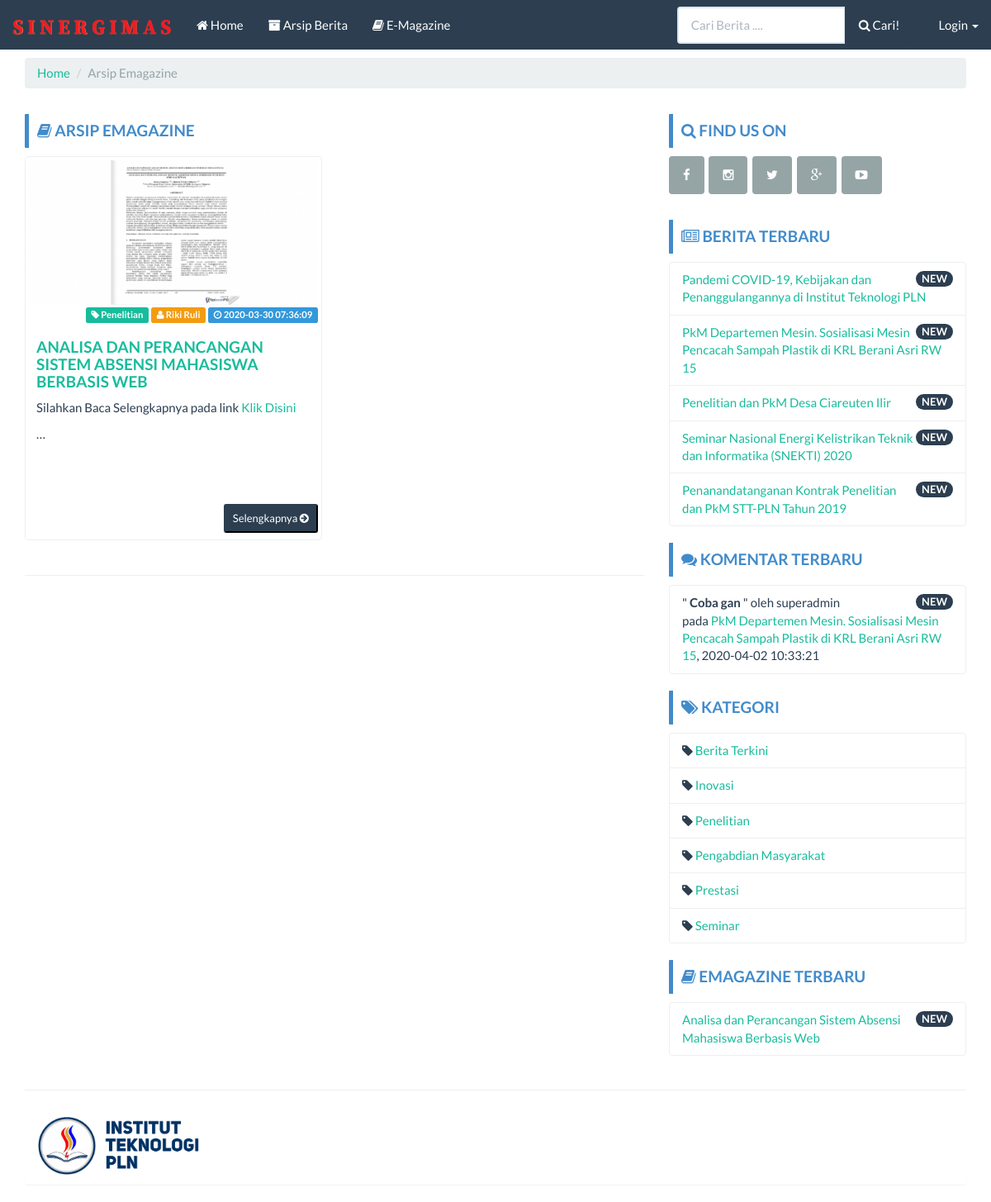
/index.php/emagazine/arsip_emagazine, run on the app's committed database.
### tables this page shows
CREATE TABLE `emagazine` (
  `id_emag` int(11) NOT NULL,
  `judul_emag` varchar(100) NOT NULL,
  `judul_seo` varchar(100) NOT NULL,
  `isi_link` text NOT NULL,
  `kategori` varchar(25) NOT NULL,
  `author` char(20) NOT NULL,
  `publish` char(7) NOT NULL,
  `userfile` text NOT NULL,
  `userfile_type` char(10) NOT NULL,
  `userfile_size` int(11) NOT NULL,
  `uploader` char(20) NOT NULL,
  `time_upload` datetime NOT NULL DEFAULT current_timestamp(),
  `updater` char(20) NOT NULL,
  `time_update` datetime NOT NULL DEFAULT current_timestamp()
);

CREATE TABLE `berita` (
  `id_berita` int(11) NOT NULL,
  `judul_berita` varchar(100) NOT NULL,
  `judul_seo` varchar(100) NOT NULL,
  `isi_berita` text NOT NULL,
  `kategori` varchar(25) NOT NULL,
  `author` char(20) NOT NULL,
  `publish` char(7) NOT NULL,
  `userfile` text NOT NULL,
  `userfile_type` char(10) NOT NULL,
  `userfile_size` int(11) NOT NULL,
  `uploader` char(20) NOT NULL,
  `time_upload` datetime NOT NULL DEFAULT current_timestamp(),
  `updater` char(20) NOT NULL,
  `time_update` datetime NOT NULL DEFAULT current_timestamp()
);

CREATE TABLE `komentar` (
  `id_komentar` int(11) NOT NULL,
  `nama` char(20) NOT NULL DEFAULT '0',
  `id_berita` int(11) DEFAULT NULL,
  `isi_komentar` text DEFAULT NULL,
  `status` char(5) DEFAULT NULL,
  `time_upload` datetime NOT NULL DEFAULT current_timestamp(),
  `verifikator` char(20) DEFAULT NULL,
  `time_verif` datetime NOT NULL DEFAULT current_timestamp() ON UPDATE current_timestamp()
);

CREATE TABLE `kategori` (
  `id_kategori` int(11) NOT NULL,
  `judul_kategori` varchar(25) NOT NULL,
  `kategori_seo` varchar(25) NOT NULL
);

### application/controllers/Emagazine.php (called while the page is built, shortened)
<?php
class Emagazine extends CI_Controller{
    function __construct()
    {
        $this->load->model('Berita_model');
        $this->load->model('Featured_model');
        $this->load->model('Kategori_model');
        $this->load->model('Emagazine_model');
        $this->data['get_all_berita_sidebar']        = $this->Berita_model->get_all_berita_sidebar();
        $this->data['get_all_kategori_sidebar']      = $this->Kategori_model->get_all_kategori_sidebar();
        $this->data['get_all_komentar_sidebar']      = $this->Berita_model->get_all_komentar_sidebar();
        $this->data['get_all_emagazine_sidebar']     = $this->Emagazine_model->get_all_emagazine_sidebar();
        $this->data['get_all_komentar_emag_sidebar'] = $this->Emagazine_model->get_all_komentar_sidebar();
    }
    public function arsip_emagazine(){
        $this->data['page'] = "Arsip Emagazine";
        $this->data['title'] = "Portal Berita CI";
        $this->load->library('pagination');
        $config['per_page'] = 6;
        $dari = $this->uri->segment('4');
        $this->data['arsip'] = $this->Emagazine_model->get_all_arsip($config['per_page'], $dari);
        $this->load->view('front/emagazine/arsip', $this->data);
    }
}

### index.php (called while the page is built, shortened)
<?php
require_once BASEPATH.'core/CodeIgniter.php';

### application/models/Emagazine_model.php (called while the page is built, shortened)
<?php if (!defined('BASEPATH')) exit('No direct script access allowed');
class Emagazine_model extends CI_Model
{
	public $table = 'emagazine';
	public $id    = 'id_emag';
	public $order = 'DESC';
	function get_all_emagazine_sidebar()
	{
		$this->db->limit(5);
		$this->db->where('publish', 'ya');
		$this->db->order_by($this->id, $this->order);
		return $this->db->get($this->table)->result();
	}
	function get_all_komentar_sidebar()
	{
		$this->db->from($this->table);
		$this->db->where('status', 'ya');
		$this->db->limit(5);
		$this->db->order_by('time_verif', $this->order);
		$this->db->join('komentar_emag', 'emagazine.id_emag = komentar_emag.id_emag');
		return $this->db->get()->result();
	}
	function get_all_arsip($per_page, $dari)
	{
		$query = $this->db->get($this->table, $per_page, $dari);
		return $query->result();
	}
}

### application/models/Berita_model.php (called while the page is built, shortened)
<?php  if ( ! defined('BASEPATH')) exit('No direct script access allowed');
class Berita_model extends CI_Model
{
  public $table = 'berita';
  public $id    = 'id_berita';
  public $order = 'DESC';
  function get_all_berita_sidebar()
  {
    $this->db->limit(5);
    $this->db->where('publish','ya');
    $this->db->order_by($this->id, $this->order);
    return $this->db->get($this->table)->result();
  }
  function get_all_komentar_sidebar()
  {
    $this->db->from($this->table);
    $this->db->where('status', 'ya');
    $this->db->limit(5);
    $this->db->order_by('time_verif', $this->order);
    $this->db->join('komentar', 'berita.id_berita = komentar.id_berita');
    return $this->db->get()->result();
  }
}

### application/models/Kategori_model.php (called while the page is built, shortened)
<?php  if ( ! defined('BASEPATH')) exit('No direct script access allowed');
class Kategori_model extends CI_Model
{
  public $table = 'kategori';
  function get_all_kategori_sidebar()
  {
    $this->db->order_by('judul_kategori', 'asc');
    return $this->db->get($this->table)->result();
  }
}

### application/views/front/emagazine/arsip.php (the view, shortened to what this page needs)
<?php $this->load->view('front/home/header'); ?>
<?php $this->load->view('front/navbar'); ?>
<div class="container">
    <ol class="breadcrumb">
        <li><a href="<?php echo base_url() ?>">Home</a></li>
        <li class="active">Arsip Emagazine</li>
    </ol>
    <div class="row">
        <div class="col-md-8">
            <div class="bs-callout bs-callout-primary">
                <h4><i class="fa fa-book"></i> Arsip Emagazine</h4>
            </div>
            <div class="row">
                <?php
                foreach ($arsip as $emagazine_arsip) {
                    $caption = character_limiter($emagazine_arsip->isi_link, 150);
                ?>
                    <div class="col-sm-6 col-md-6">
                        <div class="thumbnail" style="height: 465px">
                            <?php
                            if (empty($emagazine_arsip->userfile)) {
                                echo "<img src='" . base_url() . "assets/images/no_image_thumb.png' width='400' height='200'>";
                            } else {
                                echo " <img src='" . base_url() . "assets/images/emag/" . $emagazine_arsip->userfile . '_thumb' . $emagazine_arsip->userfile_type . "'> ";
                            }
                            ?>
                            <div align="right">
                                <span class="label label-success"><i class="fa fa-tag"></i> <?php echo $emagazine_arsip->kategori ?></span>
                                <span class="label label-warning"><i class="fa fa-user"></i> <?php echo $emagazine_arsip->author ?></span>
                                <span class="label label-info"><i class="fa fa-clock-o"></i> <?php echo $emagazine_arsip->time_upload ?></span>
                            </div>
                            <div class="caption">
                                <h4><a href="<?php echo base_url("emagazine/read/$emagazine_arsip->judul_seo ") ?>"><?php echo $emagazine_arsip->judul_emag ?></a></h4>
                                <div style="text-align: justify;"><?php echo $caption ?></div>
                            </div>
                            <div style="position: absolute;bottom: 30px;right: 20px;">
                                <a href="<?php echo base_url("emagazine/read/$emagazine_arsip->judul_seo ") ?>">
                                    <button type="button" class="btn-sm btn-primary">
                                        Selengkapnya <i class="fa fa-arrow-circle-right"></i>
                                    </button>
                                </a>
                            </div>
                        </div>
                    </div>
                <?php } ?>
            </div>
            <hr>
        </div>
        <?php $this->load->view('front/sidebar'); ?>

### application/views/front/sidebar.php (shortened to what this page needs)
<div class="col-md-4">
	<div class="bs-callout bs-callout-primary">
		<h4><i class="fa fa-search"></i> Find Us On</h4>
	</div>
	<div class="input-group">
		<button type="button" class="btn btn-default"><i class="fa fa-facebook"></i></button>&nbsp
		<button type="button" class="btn btn-default"><i class="fa fa-instagram"></i></button>&nbsp
		<button type="button" class="btn btn-default"><i class="fa fa-twitter"></i></button>&nbsp
		<button type="button" class="btn btn-default"><i class="fa fa-google-plus"></i></button>&nbsp
		<button type="button" class="btn btn-default"><i class="fa fa-youtube-play"></i></button>&nbsp
	</div>
	<br>
	<div class="bs-callout bs-callout-primary">
		<h4><i class="fa fa-newspaper-o"></i> Berita Terbaru</h4>
	</div>
	<ul class="list-group">
		<?php
		foreach ($get_all_berita_sidebar as $berita_sidebar) {
		?>
			<li class="list-group-item">
				<span class="badge">NEW</span>
				<?php echo anchor('berita/read/' . $berita_sidebar->judul_seo . '', '' . $berita_sidebar->judul_berita . '') ?>
			</li>
		<?php } ?>
	</ul>
	<div class="bs-callout bs-callout-primary">
		<h4><i class="fa fa-comments"></i> Komentar Terbaru</h4>
	</div>
	<ul class="list-group">
		<?php
		foreach ($get_all_komentar_sidebar as $komentar_sidebar) {
		?>
			<li class="list-group-item">
				<span class="badge">NEW</span>
				<?php
				echo ' "<b> ' . $komentar_sidebar->isi_komentar . ' </b> " oleh ' . $komentar_sidebar->nama . ' <br> ';
				echo "pada ";
				echo anchor('berita/read/' . $komentar_sidebar->judul_seo . '', '' . $komentar_sidebar->judul_berita . '');
				echo ", $komentar_sidebar->time_upload";
				?>
			</li>
		<?php } ?>
	</ul>
	<div class="bs-callout bs-callout-primary">
		<h4><i class="fa fa-tags"></i> Kategori</h4>
	</div>
	<ul class="list-group">
		<?php
		foreach ($get_all_kategori_sidebar as $kategori_sidebar) {
		?>
			<li class="list-group-item">
				<i class="fa fa-tag"></i> <?php echo anchor('berita/kategori/' . $kategori_sidebar->kategori_seo . '', '' . $kategori_sidebar->judul_kategori . '') ?>
			</li>
		<?php } ?>
	</ul>
	<div class="bs-callout bs-callout-primary">
		<h4><i class="fa fa-book"></i> Emagazine Terbaru</h4>
	</div>
	<ul class="list-group">
		<?php
		foreach ($get_all_emagazine_sidebar as $emagazine_sidebar) {
		?>
			<li class="list-group-item">
				<span class="badge">NEW</span>
				<?php echo anchor('emagazine/read/' . $emagazine_sidebar->judul_seo . '', '' . $emagazine_sidebar->judul_emag . '') ?>
			</li>
		<?php } ?>
	</ul>
</div>

### assets/template/frontend/css/custom.css (style rules this page uses)
body { padding-top: 70px; }
h4 { font-weight: bold; text-transform: uppercase; }
.bs-callout { padding: 10px; margin-top: 10px; margin-bottom: 10px; border: 0px solid #eee; border-left-width: 5px; border-radius: 1px; }
.bs-callout h4 { margin-top: 0; margin-bottom: 0px; }
.bs-callout-primary { border-left-color: #428bca; }
.bs-callout-primary h4 { color: #428bca; }
a:hover, a:visited, a:link, a:active { text-decoration: none; }

### data on the page
emagazine: userfile+userfile_type (picture), kategori "Penelitian", author "Riki Ruli", time_upload "2020-03-30 07:36:09", judul_emag "ANALISA DAN PERANCANGAN SISTEM ABSENSI MAHASISWA BERBASIS WEB", isi_link "Silahkan Baca Selengkapnya pada link Klik Disini …", judul_seo+judul_emag "Analisa dan Perancangan Sistem Absensi Mahasiswa Berbasis Web"
berita: judul_seo+judul_berita "Pandemi COVID-19, Kebijakan dan Penanggulangannya di Institut Teknologi PLN"
berita: judul_seo+judul_berita "PkM Departemen Mesin. Sosialisasi Mesin Pencacah Sampah Plastik di KRL Berani Asri RW 15"
berita: judul_seo+judul_berita "Penelitian dan PkM Desa Ciareuten Ilir"
berita: judul_seo+judul_berita "Seminar Nasional Energi Kelistrikan Teknik dan Informatika (SNEKTI) 2020"
berita: judul_seo+judul_berita "Penanandatanganan Kontrak Penelitian dan PkM STT-PLN Tahun 2019"
komentar: isi_komentar "Coba gan", nama "superadmin", id_berita.judul_berita "PkM Departemen Mesin. Sosialisasi Mesin Pencacah Sampah Plastik di KRL Berani Asri RW 15", time_upload "2020-04-02 10:33:21"
kategori: kategori_seo+judul_kategori "Berita Terkini"
kategori: kategori_seo+judul_kategori "Inovasi"
kategori: kategori_seo+judul_kategori "Penelitian"
kategori: kategori_seo+judul_kategori "Pengabdian Masyarakat"
kategori: kategori_seo+judul_kategori "Prestasi"
kategori: kategori_seo+judul_kategori "Seminar"
